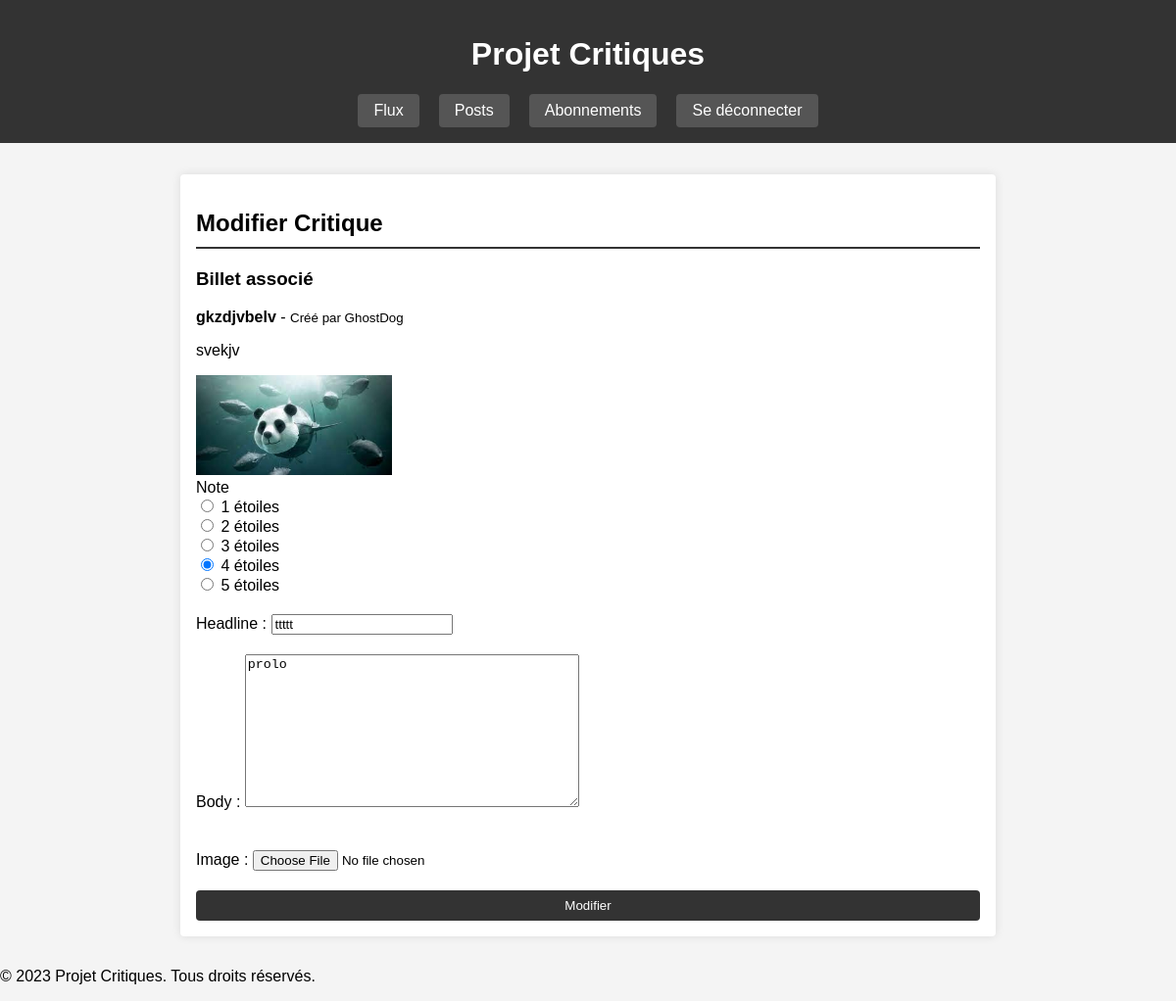
Screenshot of /critiques/review/3/edit/ (signed in) with the database file from the repository.
### critiques/models.py (models this page shows, shortened)
class Ticket(models.Model):
    title = models.CharField(max_length=128)
    description = models.TextField(max_length=2048, blank=True)
    user = models.ForeignKey(settings.AUTH_USER_MODEL, on_delete=models.CASCADE)
    image = models.ImageField(null=True, blank=True)
    created_at = models.DateTimeField(auto_now_add=True)

class Review(models.Model):
    rating = models.PositiveSmallIntegerField(validators=[MinValueValidator(0), MaxValueValidator(5)])
    user = models.ForeignKey(settings.AUTH_USER_MODEL, on_delete=models.CASCADE)
    headline = models.CharField(max_length=128)
    ticket = models.ForeignKey(Ticket, on_delete=models.CASCADE)
    body = models.TextField(max_length=8192, blank=True)
    created_at = models.DateTimeField(auto_now_add=True)
    image = models.ImageField(null=True, blank=True)

### critiques/views.py (the view)
# urls.py: path('review/<int:review_id>/edit/', views.update_review, name='update_review'),
@login_required
def update_review(request, review_id):
    review = get_object_or_404(Review, id=review_id)
    if request.method == "POST":
        form = ReviewForm(request.POST, instance=review)
        if form.is_valid():
            form.save()
            return redirect('posts')
    else:
        form = ReviewForm(instance=review)
    return render(request, 'edit_review_form.html', {'form': form, 'ticket': review.ticket})

### critiques/forms.py
class ReviewForm(forms.ModelForm):
    RATING_CHOICES = [(i, str(i)) for i in range(1, 6)]  # [(1, '1'), (2, '2'), ...]
    rating = forms.ChoiceField(
        choices=RATING_CHOICES,
        widget=forms.RadioSelect,
        label='Note'
    )
    class Meta:
        model = Review
        fields = ['rating', 'headline', 'body', 'ticket', 'image']

### templates/edit_review_form.html (shortened to what this page needs)
{% extends "base.html" %}
{% block content %}
<h2>Modifier Critique</h2>
<div class="ticket-details">
    <h3>Billet associé</h3>
    <strong>{{ ticket.title }}</strong> - <small>Créé par {{ ticket.user.username }}</small>
    <p>{{ ticket.description }}</p>
    {% if ticket.image %}
    <img src="{{ ticket.image.url }}" alt="{{ ticket.title }}" style="width: 200px; height: auto;">
    {% endif %}
</div>
<form method="post" enctype="multipart/form-data">
    <div>
        <label>{{ form.rating.label }}</label>
        {% for choice in form.rating.field.choices %}
        <div class="form-check form-check-inline">
            <input class="form-check-input" type="radio" name="{{ form.rating.name }}" id="rating{{ choice.0 }}" value="{{ choice.0 }}" {% if form.rating.value == choice.0 %}checked{% endif %}>
            <label class="form-check-label" for="rating{{ choice.0 }}">{{ choice.1 }} étoiles</label>
        </div>
        {% endfor %}
    </div>
    <div>
        {{ form.headline.label_tag }} {{ form.headline }}
    </div>
    <div>
        {{ form.body.label_tag }} {{ form.body }}
    </div>
    <div>
        {{ form.image.label_tag }} {{ form.image }}
    </div>
    <button type="submit">Modifier</button>
</form>
{% endblock %}

### static/css/styles.css (style rules this page uses)
body { font-family: Arial, sans-serif; margin: 0; padding: 0; background-color: #f4f4f4; }
h2 { border-bottom: 2px solid #333; padding-bottom: 10px; margin-bottom: 20px; }
form { display: flex; flex-direction: column; gap: 20px; }
button { padding: 0.5rem 1rem; background-color: #333; color: #fff; border: none; border-radius: 4px; cursor: pointer; transition: background-color 0.3s; }

### rows the page displays
Ticket: title "gkzdjvbelv", user.username "GhostDog", description "svekjv", image (picture)
Review: headline "ttttt", body "prolo"

### other values shown
{{ choice.1 }} "1" "2" "3" "4" "5"
